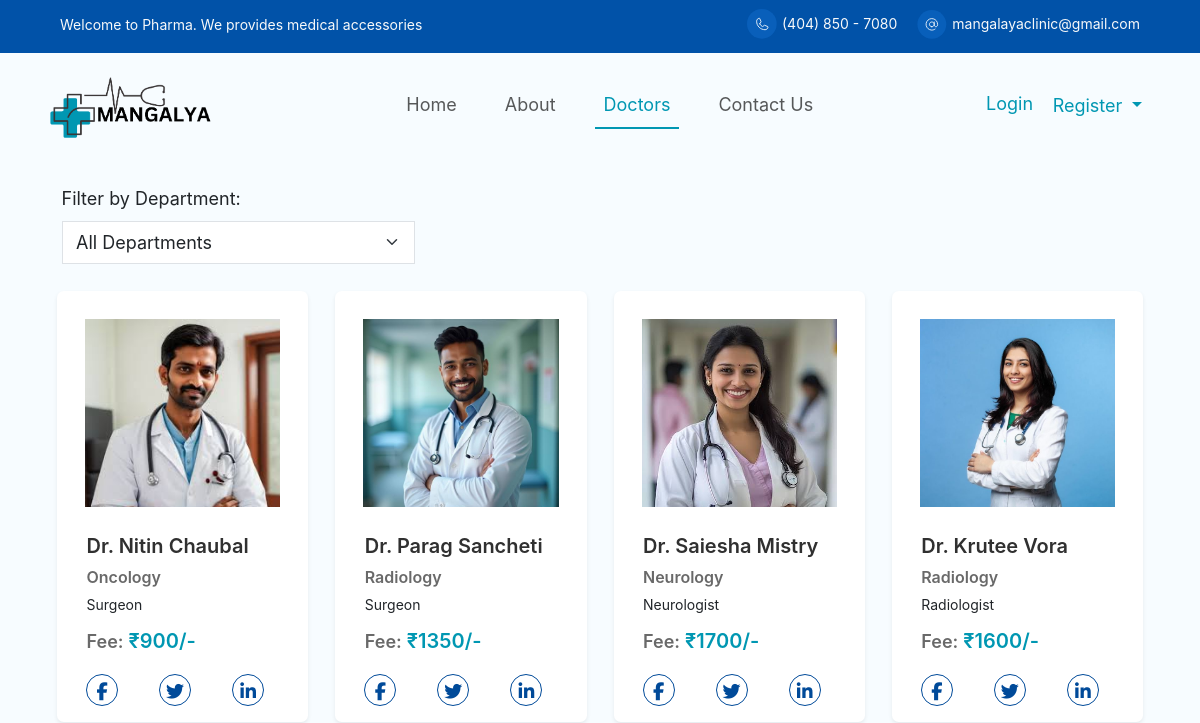
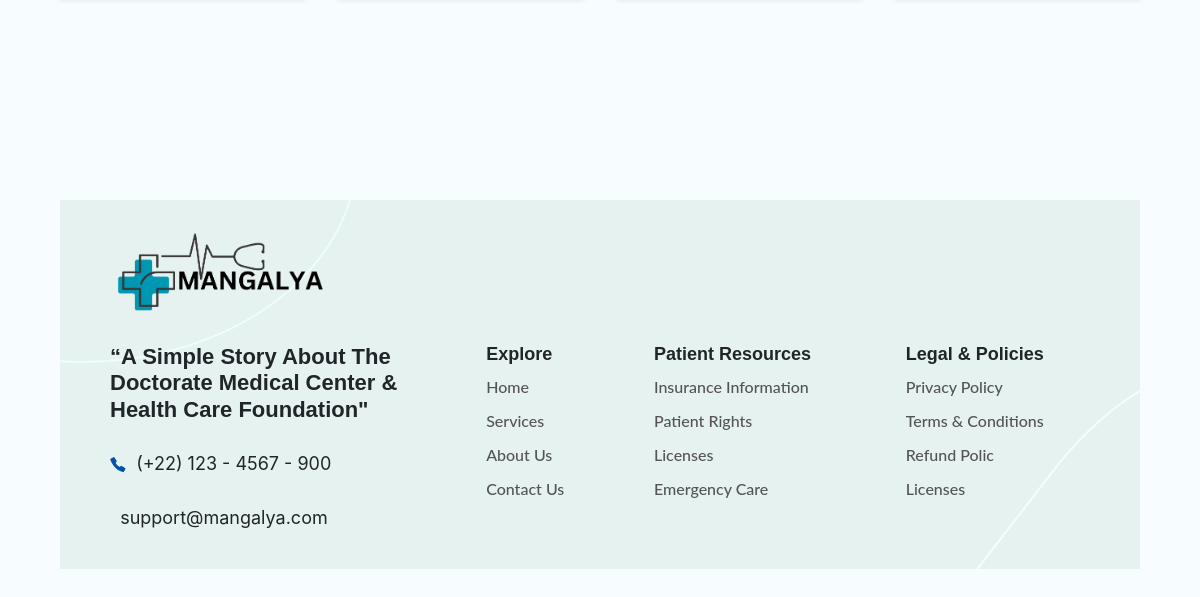
/doctor_list/, run on an earlier commit of the app's database (2 pictures, top to bottom).
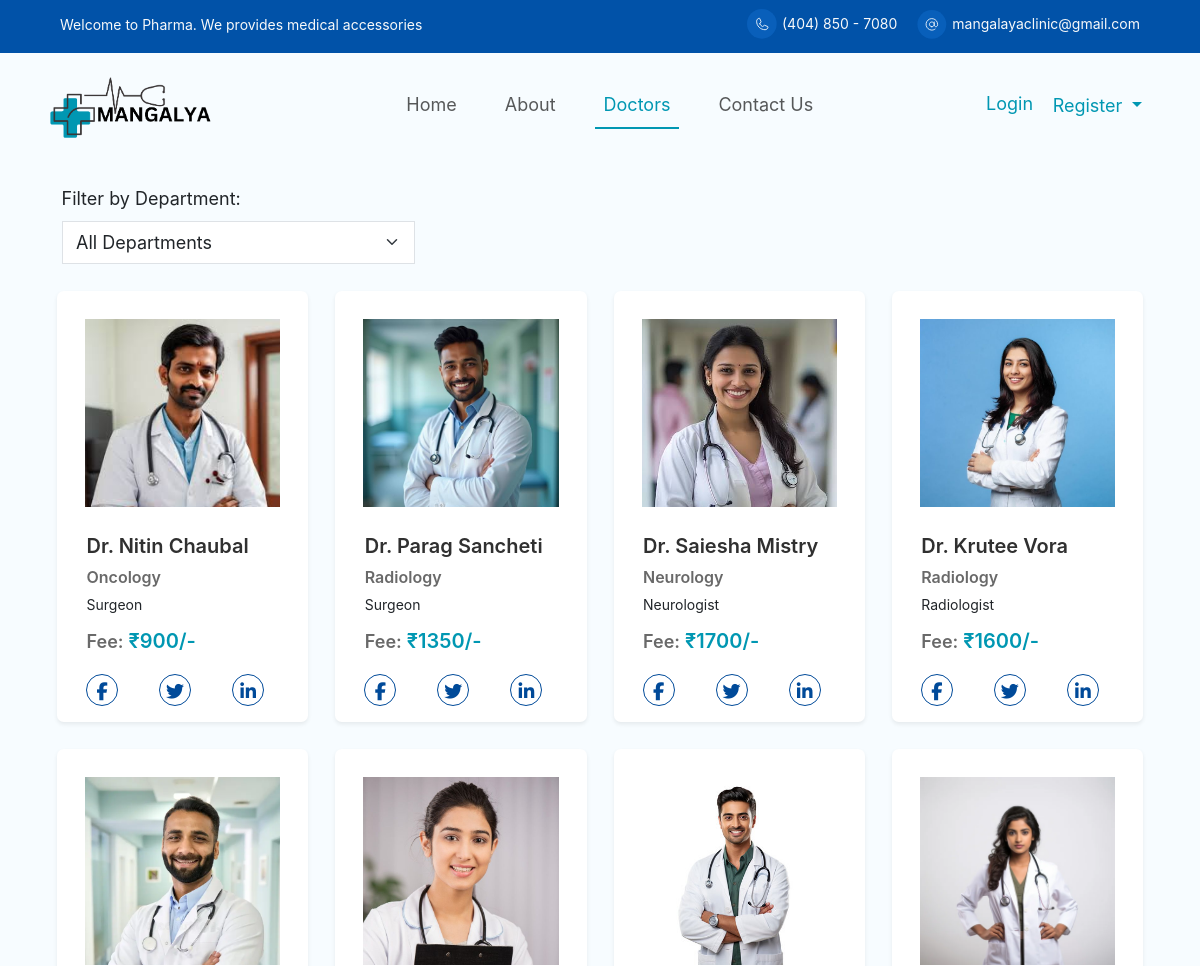
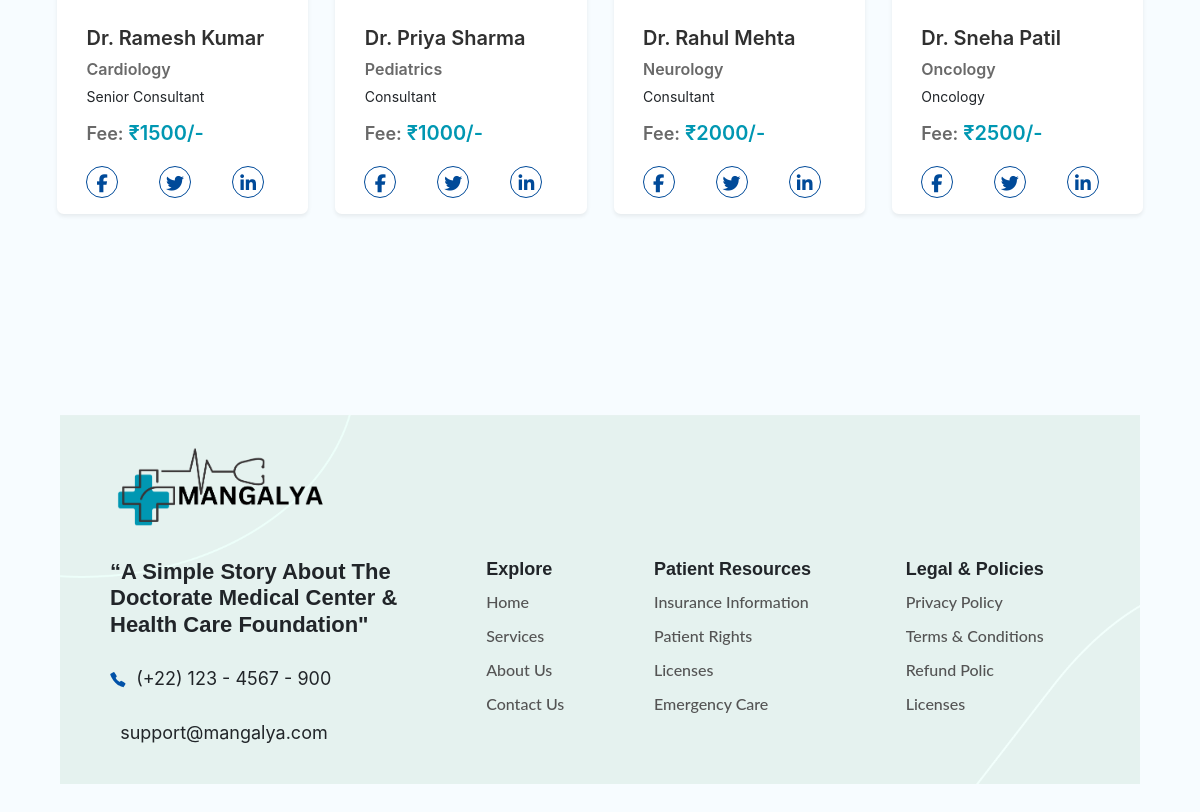
And on a later commit of the database (2 pictures, top to bottom).
### appointment/models.py (models this page shows, shortened)
class CustomUser(AbstractUser):
    email = models.EmailField(unique=True)  # Use email as the unique identifier
    is_patient = models.BooleanField(default=False, db_index=True)
    is_doctor = models.BooleanField(default=False, db_index=True)
    user_permissions=models.ManyToManyField('auth.Permission',related_name='account_user_permission_set',blank=True)
    groups = models.ManyToManyField('auth.Group',related_name='account_user_set',blank=True)
    USERNAME_FIELD = 'email'
    REQUIRED_FIELDS = ['username']
    class Meta:
        indexes = [
            models.Index(fields=['username']),
            models.Index(fields=['email']),
        ]

class DoctorProfile(models.Model):
    user = models.OneToOneField(CustomUser, on_delete=models.CASCADE, related_name='doctor_profile')
    gender = models.CharField(max_length=1, choices=GENDER_CHOICES)
    contact_number = models.CharField(max_length=15)
    role = models.CharField(max_length=100)
    department = models.ForeignKey(Department, on_delete=models.CASCADE, related_name='departemnt')
    fees = models.DecimalField(max_digits=10, decimal_places=2)
    profile_picture = models.ImageField(upload_to='doctor_profiles/', blank=True, null=True)
    description = models.TextField(default="No description available.")  # Add description field

class Department(models.Model):
    name = models.CharField(max_length=100, choices=DEPARTMENT_CATEGORY_CHOICES)
    def __str__(self):
        return self.name

### appointment/views.py (the view)
# urls.py: path('doctor_list/',views.doctor_list,name='doctor_list'),
def doctor_list(request):
    doctors = CustomUser.objects.filter(is_doctor=True)
    form = DepartmentFilterForm(request.GET or None)
    if form.is_valid():
        department = form.cleaned_data.get('department')
        if department:
            doctors = doctors.filter(doctor_profile__department=department)
    return render(request, 'doctor_list.html', {
        'form': form,
        'doctors': doctors,
    })

### appointment/forms.py
class DepartmentFilterForm(forms.Form):
    department = forms.ModelChoiceField(queryset=Department.objects.all(), required=False, empty_label="All Departments", widget=forms.Select(attrs={'class': 'form-control form-select rounded-0'}))

### templates/doctor_list.html (shortened to what this page needs)
{% extends "base.html" %}
{% load static %}
{% block content %}
<div class=" container py-4 ">
  <div class="row row-cols-1 row-cols-md-3  justify-content" >
    <div class="filter-container mx-3 ">
      <label for="speciality-filter" class="form-label">Filter by Department:</label>
            {{ form.department }}
  </div>
  </div>
  <div class="container py-4">
    <div class="row justify-content">
    {% for doctor in doctors %}
    <div class="col-lg-3 col-md-4 col-sm-6 mb-4">
      <a href="{% url 'doctor_profile' doctor.id %}" class="nav-link text-decoration-none">
        <div class="our-team shadow-sm rounded" >
          <div class="pic ">
            <img src="{{ doctor.doctor_profile.profile_picture.url }}" alt="Dr. {{ doctor.first_name }} {{ doctor.last_name }}" >
          </div>
          <div class="row">
            <h3 class="Name text-start ps-4">Dr. {{ doctor.first_name }} {{ doctor.last_name }}</h3>
          <div class="col ps-4 text-start">
            <span class="dept " style="font-size: 16px; font-weight: 600; color: dimgrey;">{{doctor.doctor_profile.department}}</span><br>
          <span class="role " style="font-size: 14px;">{{doctor.doctor_profile.role}}</span>
          <p class="fees fw-semibold pt-2" style="color: #0097B2; font-size: 20px;"> <span style="color: dimgrey;;">Fee:</span> ₹{{doctor.doctor_profile.fees|floatformat:0}}/-</p>
          </div>
        </div>
    </a>
        <ul class="social d-flex justify-content-around">
            <li class="social-list"><a href="#" class="fa fa-facebook"></a></li>
            <li class="social-list"><a href="#" class="fa fa-twitter"></a></li>
            <li class="social-list"><a href="#" class="fa fa-linkedin"></a></li>
          </ul>
        </div>
    </div>
    {% empty %}
    <p class="text-center">No doctors available at the moment.</p>
    {% endfor %}
{% endblock content %}

### templates/base.html (shortened to what this page needs)
{% load static %}
<!DOCTYPE html>
<html lang="en">
<head>
    <link href="https://cdn.jsdelivr.net/npm/bootstrap@5.3.3/dist/css/bootstrap.min.css" rel="stylesheet">
    <link href="https://cdn.jsdelivr.net/npm/bootstrap-icons/font/bootstrap-icons.css" rel="stylesheet">
    <link rel="stylesheet" href="{% static 'css/style.css' %}">
</head>
<body>
{% block header %}
  <div id="top-bar" class="d-flex pt-2 ">
    <div class="flex-fill pt-1" style="margin-left: 60px;">
      <p class="text-light" style="font-size: 14px;">Welcome to Pharma. We provides medical accessories</p>
    </div>
    <div class="flex-shrink-1" style="margin-right: 20px;">
      <img src="{% static 'images/icons/contact-phone-icon.svg' %}" style="width: 30px;" alt="">
      <span class="text-light" style="font-size: 14px;">(404) 850 - 7080</span>
      </div>
      <div class="flex-shrink-1" style="margin-right: 60px;">
      <img src="{% static 'images/icons/email-Icon.svg' %}" style="width: 30px;" alt="">
      <span class="text-light" style="font-size: 14px;">mangalayaclinic@gmail.com</span>
    </div>
  </div>
 {% if user.is_patient == True %}
<nav class="navbar navbar-expand-lg d-flex justify-content-between" style="margin:0px 30px">
  <div class="container-fluid">
    <a class="navbar-brand" href="{% url 'index' %}">
      <img src="{% static 'images/Logo/Logo-cropped.svg' %}" alt="Logo" width="172px">
    </a>
    <button class="navbar-toggler" type="button" data-bs-toggle="collapse" data-bs-target="#navbarSupportedContent" aria-controls="navbarSupportedContent" aria-expanded="false" aria-label="Toggle navigation">
      <span class="navbar-toggler-icon"></span>
    </button>
    <div class="collapse navbar-collapse justify-content-center" id="navbarScroll">
      <ul class="navbar-nav my-2 my-lg-0 fs-5">
        <!-- <li class="nav-item">
          <a class="nav-link active" aria-current="page" href="{% url 'index' %}">Home</a>
        </li> -->
        <li class="nav-item">
          <a class="nav-link {% if request.resolver_match.url_name == 'appointment_history' or request.resolver_match.url_name == 'patient_dashboard' %}active{% endif %}" href="{% url 'patient_dashboard' %}">Dashboard</a>
        </li>
        <li class="nav-item">
          <a class="nav-link" href="#">About</a>
        </li>
        <li class="nav-item">
          <a class="nav-link {% if request.resolver_match.url_name == 'doctor_list' or request.resolver_match.url_name == 'doctor_profile' %}active{% endif %}" href="{% url 'doctor_list' %}">Doctors</a>
        </li>
        <li class="nav-item">
          <a class="nav-link {% if request.resolver_match.url_name == 'contact' %}active{% endif %}" href="{% url 'contact' %}">Contact Us</a>
        </li>
      </ul>
    </div>
    <div>
      <a href="{% url 'book_appointment' %}" class="btn btn-primary me-3">Book Appointment</a>
      {% if user.is_authenticated %}
        <div class="dropdown d-inline">
          <button class="btn btn-outline-primary dropdown-toggle p-3" type="button" id="userDropdown" data-bs-toggle="dropdown" aria-expanded="false" style="color: #0097B2; border-color: #0097B2; background-color: white; border-radius: 0px;">
            {{ user.first_name }} {{ user.last_name }}
          </button>
          <ul class="dropdown-menu" aria-labelledby="userDropdown">
            {% comment %} <li><a class="dropdown-item" href="#">Your Appointments</a></li> {% endcomment %}
            <li><a class="dropdown-item" href="#">Profile</a></li>
            <li><hr class="dropdown-divider"></li>
            <li><a class="dropdown-item" href="{% url 'signout' %}">Logout</a></li>
          </ul>
        </div>
      {% else %}
        <a href="{% url 'signin' %}" class="link-offset-2 link-offset-3-hover link-underline link-underline-opacity-0 link-underline-opacity-75-hover" style="color: #0097B2;">Login</a>
        <div class="btn-group">
          <button class="btn btn-sm dropdown-toggle" data-bs-display="static" style="color: #0097B2;" type="button" id="registerDropdown" data-bs-toggle="dropdown" aria-expanded="false">
            Register
          </button>
          <ul class="dropdown-menu dropdown-menu-lg-end" aria-labelledby="registerDropdown">
            <li><a class="dropdown-item" href="{% url 'patient_signup' %}?user_type=patient">Register as Patient</a></li>
            <li><a class="dropdown-item" href="{% url 'doctor_signup' %}?user_type=doctor">Register as Doctor</a></li>
          </ul>
        </div>
      {% endif %}
    </div>
  </div>
</nav>
{% else %}
<nav class="navbar navbar-expand-lg d-flex justify-content-between" style="margin:0px 30px">
  <div class="container-fluid">
    <a class="navbar-brand" href="{% url 'index' %}">
      <img src="{% static 'images/Logo/Logo-cropped.svg' %}" alt="Logo" width="172px">
    </a>
    <div class="collapse navbar-collapse justify-content-center" id="navbarScroll">
      <ul class="navbar-nav my-2 my-lg-0 fs-5">
        <li class="nav-item">
          <a class="nav-link {% if request.resolver_match.url_name == 'index' %}active{% endif %}" href="{% url 'index' %}">Home</a>
        </li>
        <li class="nav-item">
          <a class="nav-link" href="#">About</a>
        </li>
        <li class="nav-item">
          <a class="nav-link {% if request.resolver_match.url_name == 'doctor_list' or request.resolver_match.url_name == 'doctor_profile' %}active{% endif %}" href="{% url 'doctor_list' %}">Doctors</a>
        </li>
        <li class="nav-item">
          <a class="nav-link {% if request.resolver_match.url_name == 'contact' %}active{% endif %}" href="{% url 'contact' %}">Contact Us</a>
        </li>
      </ul>
    </div>
    <div>
      {% if user.is_authenticated %}
        <div class="dropdown d-inline">
          <button class="btn btn-outline-primary dropdown-toggle" type="button" id="userDropdown" data-bs-toggle="dropdown" aria-expanded="false">
            {{ user.first_name }} {{ user.last_name }}
          </button>
          <ul class="dropdown-menu" aria-labelledby="userDropdown">
            {% if user.user_type == 'patient' %}
            <li><a class="dropdown-item" href="#">Your Appointments</a></li>
          {% elif user.user_type == 'doctor' %}
            <li><a class="dropdown-item" href="#">Scheduled Appointments</a></li>
          {% endif %}
            <li><a class="dropdown-item" href="#">Profile</a></li>
            <li><hr class="dropdown-divider"></li>
            <li><a class="dropdown-item" href="{% url 'signout' %}">Logout</a></li>
          </ul>
        </div>
      {% else %}
        <a href="{% url 'signin' %}" class="link-offset-2 link-offset-3-hover link-underline link-underline-opacity-0 link-underline-opacity-75-hover" style="color: #0097B2;">Login</a>
        <div class="dropdown d-inline">
          <button class="btn dropdown-toggle"  data-bs-display="static" style="color: #0097B2;" type="button" id="registerDropdown" data-bs-toggle="dropdown" aria-expanded="false">
            Register
          </button>
        </div>
      {% endif %}
    </div>
  </div>
</nav>
{% endif %}
{% endblock header %}
{% block content %}
{% endblock content %}
{% block footer %}
<section class="footer-wrapper">
  <div class="footer-container d-flex">
    <div class="row d-flex justify-content-between border-info">
      <div class="col-12 mb-4">
        <a href="#"><img src="{% static 'images/Logo/Logo-cropped.svg' %}" class="footer-logo" alt=""></a>
      </div>
      <div class="col-lg-4 col-xxl-4 mb-3">
        <h5 class="tag-line mb-4">“A Simple Story About The Doctorate Medical Center & Health Care Foundation"</h5>
        <div class="mb-4">
          <img src="{% static 'images/icons/blue-phone-icon.svg' %}"  alt=""> &nbsp;(+22) 123 - 4567 - 900
        </div>
          <div>
            <img src="{% static 'images/icons/envelop.svg' %}"  alt=""> &nbsp;support@mangalya.com
          </div>
      </div>
        <div class="col-lg-2 col-xxl-2 mb-3 ps-5">
          <h6 class="text-start">Explore</h6>
          <div class="footer-list">
            <a href="{% url 'index' %}">Home</a>
            <a href="#">Services</a>
            <a href="#">About Us</a>
            <a href="{% url 'contact' %}">Contact Us</a>
          </div>
        </div>
        <div class="col-lg-3 col-xxl-3 mb-3 ps-5">
          <h6 class="text-start">Patient Resources</h6>
          <div class="footer-list">
            <a href="/">Insurance Information</a>
            <a href="#">Patient Rights</a>
            <a href="#">Licenses</a>
            <a href="#">Emergency Care</a>
          </div>
        </div>
        <div class="col-lg-3 col-xxl-3 mb-3 ps-5">
          <h6 class="text-start">Legal & Policies</h6>
          <div class="footer-list">
            <a href="/">Privacy Policy</a>
            <a href="#">Terms & Conditions</a>
            <a href="#">Refund Polic</a>
            <a href="#">Licenses</a>
          </div>
        </div>
      </div>
      </div>
</section>
{% endblock footer %}
</body>
</html>

### static/css/style.css (style rules this page uses)
body { background-color:#f7fcff; }
.nav-link.active { color: #0097B2 !important; font-weight: 400; border-bottom: 2px solid #0097B2; }
#top-bar { background-color: #0152A8; }
h5 { font-family: "Montserrat", sans-serif; font-size: 24px; font-weight: 600; }
h6 { font-family: "Montserrat", sans-serif; font-size: 18px; font-weight: 600; }
.our-team { padding: 16px; background: #fff; border-radius: 8px; text-align: center; box-shadow: rgba(0, 0, 0, 0.1) 0px 4px 12px; }
.our-team .pic { display: inline-block; width: 100%; height: 200px; background: #fff; padding: 12px; margin-bottom: 20px; overflow: hidden; object-fit:fill; object-position:top }
.pic img { width: 100%; height: auto; }
.our-team .Name { display: block; font-size: 20px; font-weight: 600; color: #303030; margin: 0 0 5px 0; }
.our-team .social { padding: 0; margin: 0; list-style: none; }
.our-team .social .social-list { display: inline-block; margin-right: 15px; padding: 0; }
.social-list .fa { display: block; width: 32px; height: 32px; line-height: 34px; border-radius: 50%; font-size: 18px; text-decoration: none; color: #004A99; border: 1px solid #004A99; transition: all 0.5s ease 0s; }
.footer-logo { width: 300px; }
.footer-wrapper { margin: 120px auto 0; display: flex; }
.footer-container { margin: 0 auto 40px; background: url('/static/images/Footer-Background.png') no-repeat; background-size: cover; background-position: center; width: 90%; align-items: center; justify-content:space-around; display: flex; padding: 40px 80px; }
.footer-list a { color: #545454; text-align: left; text-decoration: none; padding: 0; font-family: "Lato", sans-serif; font-size: 18px; font-weight: 500; }
.footer-list { display: flex; flex-direction: column ; text-decoration: none; text-align: left; gap: 10px; }
@media screen and (max-width: 1400px) { .footer-logo { width: 220px; } }
@media screen and (max-width: 1400px) { .footer-wrapper { margin: 120px auto 0; display: flex; } }
@media screen and (max-width: 1400px) { .footer-container { margin: 0 auto 40px; background: url('/static/images/Footer-Background.png') no-repeat; background-size: cover; background-position: center; width: 90%; align-items: center; justify-content:space-around; display: flex; padding: 20px 50px; } }
@media screen and (max-width: 1400px) { .footer-list a { color: #545454; text-align: left; text-decoration: none; padding: 0; font-family: "Lato", sans-serif; font-size: 16px; font-weight: 500; } }
@media screen and (max-width: 1400px) { .tag-line { font-size: 22px; } }

### templates/base.html (style rules this page uses)
* { font-family: "Inter", sans-serif; font-size: 18px; }
li { display: inline-block; padding: 10px 15px; }

What changed in the data, as far as the page shows it:
added CustomUser: doctor_profile.profile_picture (picture), first_name "Ramesh", last_name "Kumar", doctor_profile.department "Cardiology", doctor_profile.role "Senior Consultant", doctor_profile.fees "1500"
added CustomUser: doctor_profile.profile_picture (picture), first_name "Priya", last_name "Sharma", doctor_profile.department "Pediatrics", doctor_profile.role "Consultant", doctor_profile.fees "1000"
added CustomUser: doctor_profile.profile_picture (picture), first_name "Rahul", last_name "Mehta", doctor_profile.department "Neurology", doctor_profile.role "Consultant", doctor_profile.fees "2000"
added CustomUser: doctor_profile.profile_picture (picture), first_name "Sneha", last_name "Patil", doctor_profile.department "Oncology", doctor_profile.role "Oncology", doctor_profile.fees "2500"
